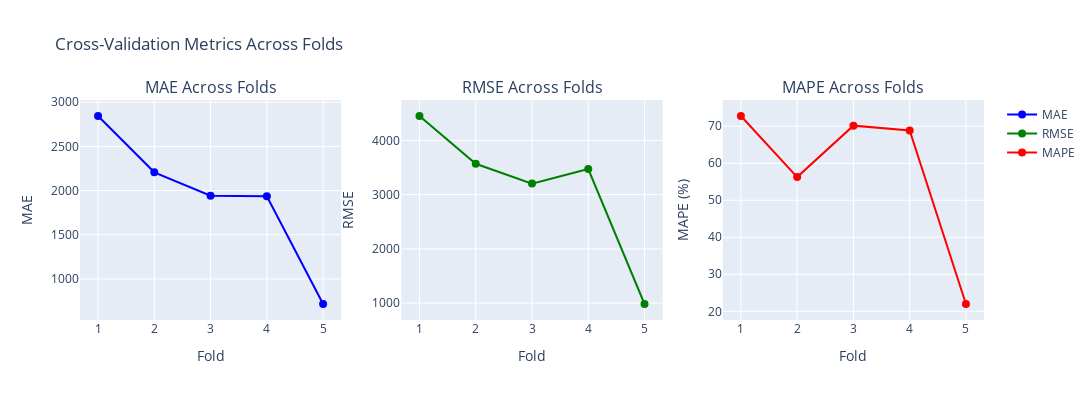

Write notebook code for a chart like this one.
### Code cell
import plotly.graph_objects as go
from plotly.subplots import make_subplots
import seaborn as sns
import matplotlib.pyplot as plt

fig = make_subplots(rows=1, cols=3, 
                    subplot_titles=('MAE Across Folds', 'RMSE Across Folds', 'MAPE Across Folds'))

# MAE plot
fig.add_trace(
    go.Scatter(x=list(range(1, len(MAE) + 1)), y=MAE, mode='lines+markers', name='MAE',
               line=dict(color='blue'), marker=dict(size=8)),
    row=1, col=1
)

# RMSE plot
fig.add_trace(
    go.Scatter(x=list(range(1, len(RMSE) + 1)), y=RMSE, mode='lines+markers', name='RMSE',
               line=dict(color='green'), marker=dict(size=8)),
    row=1, col=2
)

# MAPE plot
fig.add_trace(
    go.Scatter(x=list(range(1, len(MAPE) + 1)), y=MAPE, mode='lines+markers', name='MAPE',
               line=dict(color='red'), marker=dict(size=8)),
    row=1, col=3
)

fig.update_layout(height=400, width=1200, title_text="Cross-Validation Metrics Across Folds")
fig.update_xaxes(title_text="Fold", row=1, col=1)
fig.update_xaxes(title_text="Fold", row=1, col=2)
fig.update_xaxes(title_text="Fold", row=1, col=3)
fig.update_yaxes(title_text="MAE", row=1, col=1)
fig.update_yaxes(title_text="RMSE", row=1, col=2)
fig.update_yaxes(title_text="MAPE (%)", row=1, col=3)
fig.show()

### Figure 1 — Plotly figure (JSON) as saved in the notebook; plotly's stock layout.template omitted (floating-point values rounded to 4 significant figures)
{"data": [{"line": {"color": "blue"}, "marker": {"size": 8}, "mode": "lines+markers", "name": "MAE", "type": "scatter", "x": [1, 2, 3, 4, 5], "xaxis": "x", "y": [2844.0, 2207.0, 1942.0, 1936.0, 715.8], "yaxis": "y"}, {"line": {"color": "green"}, "marker": {"size": 8}, "mode": "lines+markers", "name": "RMSE", "type": "scatter", "x": [1, 2, 3, 4, 5], "xaxis": "x2", "y": [4451.0, 3569.0, 3203.0, 3473.0, 982.1], "yaxis": "y2"}, {"line": {"color": "red"}, "marker": {"size": 8}, "mode": "lines+markers", "name": "MAPE", "type": "scatter", "x": [1, 2, 3, 4, 5], "xaxis": "x3", "y": [72.77, 56.25, 70.16, 68.87, 21.97], "yaxis": "y3"}], "layout": {"annotations": [{"font": {"size": 16}, "showarrow": false, "text": "MAE Across Folds", "x": 0.1444, "xanchor": "center", "xref": "paper", "y": 1, "yanchor": "bottom", "yref": "paper"}, {"font": {"size": 16}, "showarrow": false, "text": "RMSE Across Folds", "x": 0.5, "xanchor": "center", "xref": "paper", "y": 1, "yanchor": "bottom", "yref": "paper"}, {"font": {"size": 16}, "showarrow": false, "text": "MAPE Across Folds", "x": 0.8556, "xanchor": "center", "xref": "paper", "y": 1, "yanchor": "bottom", "yref": "paper"}], "height": 400, "title": {"text": "Cross-Validation Metrics Across Folds"}, "width": 1200, "xaxis": {"anchor": "y", "domain": [0, 0.2889], "title": {"text": "Fold"}}, "xaxis2": {"anchor": "y2", "domain": [0.3556, 0.6444], "title": {"text": "Fold"}}, "xaxis3": {"anchor": "y3", "domain": [0.7111, 1], "title": {"text": "Fold"}}, "yaxis": {"anchor": "x", "domain": [0, 1], "title": {"text": "MAE"}}, "yaxis2": {"anchor": "x2", "domain": [0, 1], "title": {"text": "RMSE"}}, "yaxis3": {"anchor": "x3", "domain": [0, 1], "title": {"text": "MAPE (%)"}}}}
